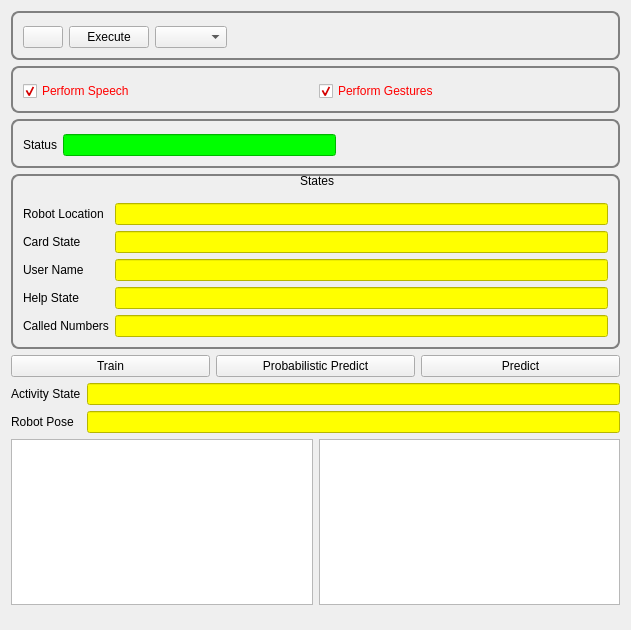
<?xml version="1.0" encoding="UTF-8"?>
<ui version="4.0">
 <class>ActionExecutorWidget</class>
 <widget class="QWidget" name="ActionExecutorWidget">
  <property name="enabled">
   <bool>true</bool>
  </property>
  <property name="geometry">
   <rect>
    <x>0</x>
    <y>0</y>
    <width>631</width>
    <height>630</height>
   </rect>
  </property>
  <property name="windowTitle">
   <string>Action Learning</string>
  </property>
  <property name="styleSheet">
   <string notr="true">QLineEdit { background: yellow }
QCheckBox { color: red }</string>
  </property>
  <layout class="QVBoxLayout" name="verticalLayout" stretch="0,0,0,0,0,0">
   <item>
    <layout class="QGridLayout" name="gridLayout">
     <item row="1" column="0" colspan="2">
      <widget class="QGroupBox" name="groupBox">
       <property name="styleSheet">
        <string notr="true">QGroupBox{border-style: solid;
border: 2px solid gray;
border-radius: 8px;}</string>
       </property>
       <layout class="QGridLayout" name="gridLayout_2">
        <item row="1" column="5">
         <widget class="QPushButton" name="execute_action_push_button">
          <property name="enabled">
           <bool>true</bool>
          </property>
          <property name="text">
           <string>Execute</string>
          </property>
          <property name="checkable">
           <bool>true</bool>
          </property>
         </widget>
        </item>
        <item row="1" column="6">
         <widget class="QComboBox" name="actions_combo_box">
          <property name="sizeAdjustPolicy">
           <enum>QComboBox::AdjustToContents</enum>
          </property>
         </widget>
        </item>
        <item row="1" column="8">
         <spacer name="horizontalSpacer">
          <property name="orientation">
           <enum>Qt::Horizontal</enum>
          </property>
          <property name="sizeHint" stdset="0">
           <size>
            <width>40</width>
            <height>20</height>
           </size>
          </property>
         </spacer>
        </item>
        <item row="1" column="4">
         <widget class="QPushButton" name="refresh_actions_push_button">
          <property name="text">
           <string/>
          </property>
         </widget>
        </item>
       </layout>
      </widget>
     </item>
    </layout>
   </item>
   <item>
    <widget class="QGroupBox" name="horizontalGroupBox">
     <property name="styleSheet">
      <string notr="true">QGroupBox{border-style: solid;
border: 2px solid gray;
border-radius: 8px;}</string>
     </property>
     <layout class="QHBoxLayout" name="horizontalLayout">
      <item>
       <widget class="QCheckBox" name="run_speech_checkbox">
        <property name="text">
         <string>Perform Speech</string>
        </property>
        <property name="checked">
         <bool>true</bool>
        </property>
       </widget>
      </item>
      <item>
       <widget class="QCheckBox" name="run_gestures_checkbox">
        <property name="text">
         <string>Perform Gestures</string>
        </property>
        <property name="checked">
         <bool>true</bool>
        </property>
       </widget>
      </item>
     </layout>
    </widget>
   </item>
   <item>
    <widget class="QGroupBox" name="horizontalGroupBox_2">
     <property name="styleSheet">
      <string notr="true">QGroupBox{border-style: solid;
border: 2px solid gray;
border-radius: 8px;}</string>
     </property>
     <layout class="QHBoxLayout" name="horizontalLayout_3">
      <item>
       <widget class="QLabel" name="label">
        <property name="maximumSize">
         <size>
          <width>200</width>
          <height>20</height>
         </size>
        </property>
        <property name="text">
         <string>Status</string>
        </property>
       </widget>
      </item>
      <item>
       <widget class="QLineEdit" name="status_text_box">
        <property name="enabled">
         <bool>true</bool>
        </property>
        <property name="autoFillBackground">
         <bool>false</bool>
        </property>
        <property name="styleSheet">
         <string notr="true">QLineEdit { background: rgb(0, 255, 0);  }</string>
        </property>
        <property name="readOnly">
         <bool>true</bool>
        </property>
       </widget>
      </item>
      <item>
       <spacer name="horizontalSpacer_2">
        <property name="orientation">
         <enum>Qt::Horizontal</enum>
        </property>
        <property name="sizeHint" stdset="0">
         <size>
          <width>40</width>
          <height>20</height>
         </size>
        </property>
       </spacer>
      </item>
     </layout>
    </widget>
   </item>
   <item>
    <widget class="QGroupBox" name="formGroupBox">
     <property name="styleSheet">
      <string notr="true">QGroupBox::title { subcontrol-origin: margin; subcontrol-position: top centre; padding:0; background-color: transparent;}

QGroupBox{border-style: solid;
border: 2px solid gray;
border-radius: 8px;
padding-top: 20;
}</string>
     </property>
     <property name="title">
      <string>States</string>
     </property>
     <property name="flat">
      <bool>false</bool>
     </property>
     <property name="checkable">
      <bool>false</bool>
     </property>
     <layout class="QFormLayout" name="formLayout">
      <property name="fieldGrowthPolicy">
       <enum>QFormLayout::AllNonFixedFieldsGrow</enum>
      </property>
      <item row="3" column="0">
       <widget class="QLabel" name="card_state_label">
        <property name="text">
         <string>Card State</string>
        </property>
       </widget>
      </item>
      <item row="3" column="1">
       <widget class="QLineEdit" name="card_state_text_box">
        <property name="readOnly">
         <bool>true</bool>
        </property>
       </widget>
      </item>
      <item row="4" column="0">
       <widget class="QLabel" name="user_name_label">
        <property name="text">
         <string>User Name</string>
        </property>
       </widget>
      </item>
      <item row="4" column="1">
       <widget class="QLineEdit" name="user_name_text_box">
        <property name="readOnly">
         <bool>true</bool>
        </property>
       </widget>
      </item>
      <item row="6" column="0">
       <widget class="QLabel" name="help_state_label">
        <property name="text">
         <string>Help State</string>
        </property>
       </widget>
      </item>
      <item row="8" column="0">
       <widget class="QLabel" name="called_numbers_Label">
        <property name="text">
         <string>Called Numbers</string>
        </property>
       </widget>
      </item>
      <item row="8" column="1">
       <widget class="QLineEdit" name="called_numbers_text_box">
        <property name="readOnly">
         <bool>true</bool>
        </property>
       </widget>
      </item>
      <item row="6" column="1">
       <widget class="QLineEdit" name="help_state_text_box"/>
      </item>
      <item row="2" column="0">
       <widget class="QLabel" name="robot_state_label">
        <property name="text">
         <string>Robot Location</string>
        </property>
       </widget>
      </item>
      <item row="2" column="1">
       <widget class="QLineEdit" name="robot_state_text_box"/>
      </item>
     </layout>
    </widget>
   </item>
   <item>
    <layout class="QVBoxLayout" name="verticalLayout_2">
     <property name="bottomMargin">
      <number>0</number>
     </property>
     <item>
      <layout class="QHBoxLayout" name="horizontalLayout_4">
       <item>
        <widget class="QPushButton" name="train_button">
         <property name="text">
          <string>Train</string>
         </property>
        </widget>
       </item>
       <item>
        <widget class="QPushButton" name="prob_predict_button">
         <property name="text">
          <string>Probabilistic Predict</string>
         </property>
        </widget>
       </item>
       <item>
        <widget class="QPushButton" name="predict_button">
         <property name="text">
          <string>Predict</string>
         </property>
        </widget>
       </item>
      </layout>
     </item>
     <item>
      <layout class="QFormLayout" name="formLayout_2">
       <item row="1" column="0">
        <widget class="QLabel" name="activity_state_label">
         <property name="text">
          <string>Activity State</string>
         </property>
        </widget>
       </item>
       <item row="1" column="1">
        <widget class="QLineEdit" name="activity_state_text_box">
         <property name="readOnly">
          <bool>true</bool>
         </property>
        </widget>
       </item>
       <item row="2" column="0">
        <widget class="QLabel" name="robot_pose_label">
         <property name="text">
          <string>Robot Pose</string>
         </property>
        </widget>
       </item>
       <item row="2" column="1">
        <widget class="QLineEdit" name="robot_pose_text_box"/>
       </item>
      </layout>
     </item>
     <item>
      <layout class="QHBoxLayout" name="horizontalLayout_5">
       <item>
        <widget class="QTextEdit" name="help_indicator_text_box"/>
       </item>
       <item>
        <widget class="QTextEdit" name="predicted_action_text_box"/>
       </item>
      </layout>
     </item>
    </layout>
   </item>
   <item>
    <spacer name="verticalSpacer">
     <property name="orientation">
      <enum>Qt::Vertical</enum>
     </property>
     <property name="sizeHint" stdset="0">
      <size>
       <width>20</width>
       <height>40</height>
      </size>
     </property>
    </spacer>
   </item>
  </layout>
 </widget>
 <resources/>
 <connections/>
</ui>
